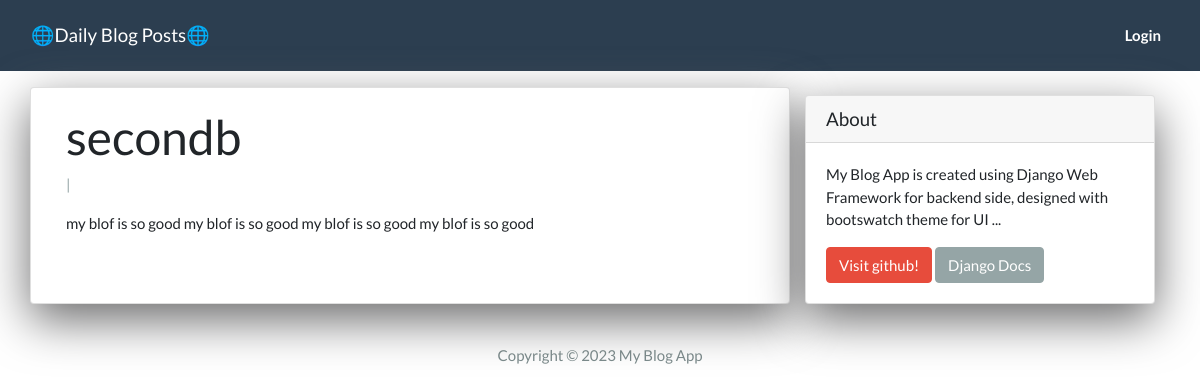
Page /secondb/ on the committed database.
### blog/models.py (models this page shows, shortened)
class blog_model(models.Model):
    title = models.CharField(max_length=200, unique=True)
    slug = models.SlugField(max_length=200, unique=True)
    author = models.ForeignKey(User, on_delete=models.CASCADE, related_name='blog_posts')
    created_on = models.DateTimeField(auto_now_add=True)
    updated_on = models.DateTimeField(auto_now=True)
    content = models.TextField()
    status = models.IntegerField(choices=STATUS_CHOICES, default=0)
    class Meta:
        ordering = ('-created_on',)

### blog/views.py (the view)
# urls.py: path('<slug:slug>/', BlogDetailview.as_view(), name="post_detail")
class BlogDetailview(generic.DetailView):
    model = blog_model
    template_name = 'detailpost.html'

### blog/templates/detailpost.html
{% extends 'base.html' %}
{% block content %}
<div class="container">
  <div class="row">
    <div class="col-md-8 card mb-4  mt-3 left  top">
      <div class="card-body">
        <h1>{% block title %} {{ object.title }} {% endblock title %}</h1>
        <p class=" text-muted">{{ post.author }} | {{ post.created_on }}</p>
        <p class="card-text ">{{ object.content | safe }}</p>
      </div>
    </div>
    {% block sidebar %} {% include 'sidebar.html' %} {% endblock sidebar %}
  </div>
</div>
{% endblock content %}

### blog/templates/sidebar.html (style rules this page uses)
.card { box-shadow: 0 16px 48px #6a6a6b; }

### rows in the picture
blog_model: title "secondb", content "my blof is so good my blof is so good my blof is so good my blof is so good"
